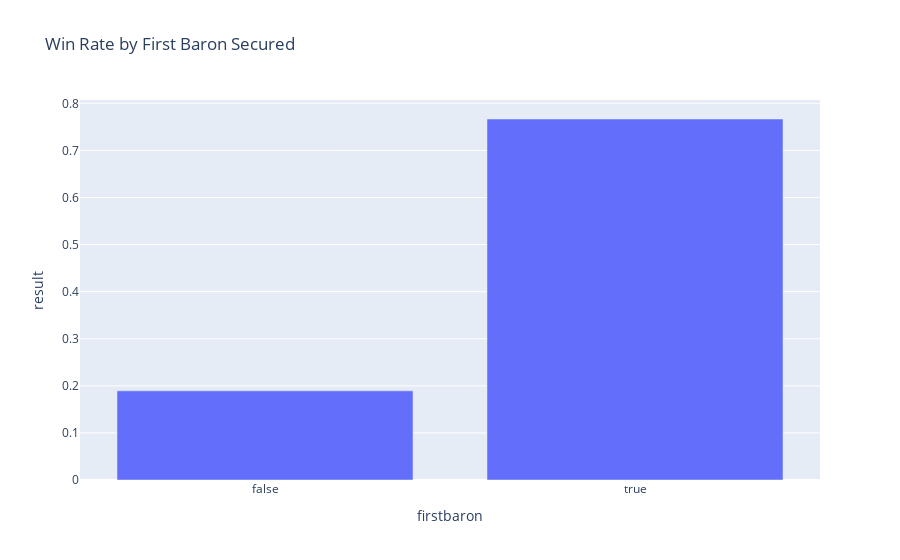

Notebook code cell kept with this figure:
### Code cell
# First Baron Win Rate
baron_win_rate = df.groupby('firstbaron')['result'].mean().reset_index()
px.bar(baron_win_rate, x='firstbaron', y='result', title='Win Rate by First Baron Secured')

### Figure 1 — Plotly figure (JSON) as saved in the notebook; plotly's stock layout.template omitted (floating-point values rounded to 4 significant figures)
{"data": [{"alignmentgroup": "True", "hovertemplate": "firstbaron=%{x}<br>result=%{y}<extra></extra>", "legendgroup": "", "marker": {"color": "#636efa", "pattern": {"shape": ""}}, "name": "", "offsetgroup": "", "orientation": "v", "showlegend": false, "textposition": "auto", "type": "bar", "x": [false, true], "xaxis": "x", "y": [0.1893, 0.7667], "yaxis": "y"}], "layout": {"barmode": "relative", "legend": {"tracegroupgap": 0}, "title": {"text": "Win Rate by First Baron Secured"}, "xaxis": {"anchor": "y", "domain": [0, 1], "title": {"text": "firstbaron"}}, "yaxis": {"anchor": "x", "domain": [0, 1], "title": {"text": "result"}}}}
